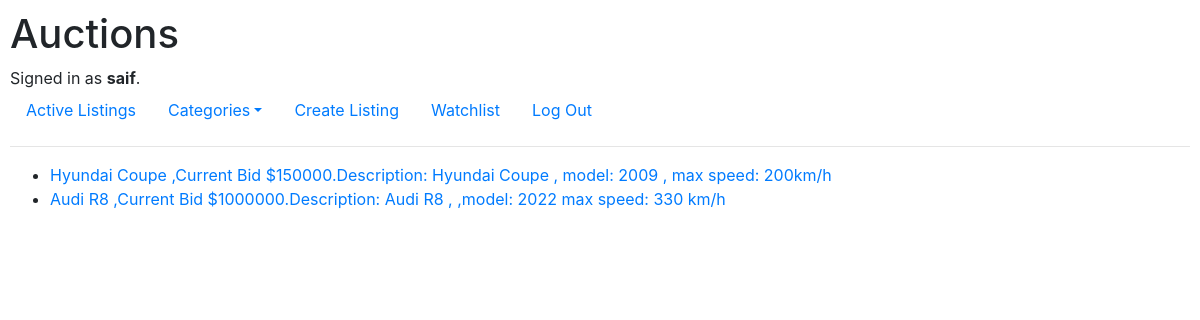
Screenshot of /categories/Cars (signed in) with the database file from the repository.
### auctions/models.py (models this page shows)
class User(AbstractUser):
    watchlist = models.ManyToManyField(
        "Auctions", blank=True, related_name="user_watch")

class Auctions(models.Model):
    category = models.CharField(
        max_length=12,
        choices=CATEGORY_CHOICES,
        default=CATEGORY_CHOICES[0],
    )
    name = models.CharField(max_length=64)
    description = models.CharField(max_length=200)
    startbid = models.IntegerField()
    img = models.ImageField(upload_to="images", blank=True)
    user = models.ForeignKey(
        User, on_delete=models.CASCADE, related_name="user_auction")
    active = models.BooleanField(default=True)
    def __str__(self):
        return f"{self.name} ,Current Bid ${self.startbid}.Description: {self.description}"

### auctions/views.py (the view)
# urls.py: path("categories/<str:category>", views.categories, name="category"),
def categories(request, category):
    items = Auctions.objects.all()
    if [item for item in CATEGORY_CHOICES if category in item]:
        return render(request, "auctions/category.html", {
            "category": category,
            "items": items
        })
    else:
        return render(request, "auctions/error.html", {
            "message": "No category found"
        })

### auctions/templates/auctions/category.html (shortened to what this page needs)
{% extends "auctions/layout.html" %}
{% block body %}
    <ul>
    {% for item in items %}
        {% if item.category == category %}
            <li><a href="{% url "item" item.id %}">{{item}}</a></li>
        {% endif %}
    {% endfor %}
    </ul>
{% endblock %}

### auctions/templates/auctions/layout.html (shortened to what this page needs)
{% load static %}
<!DOCTYPE html>
<html lang="en">
    <head>
        <link rel="stylesheet" href="https://stackpath.bootstrapcdn.com/bootstrap/4.4.1/css/bootstrap.min.css">
        <link href="{% static 'auctions/styles.css' %}" rel="stylesheet">
    </head>
    <body>
        <h1>Auctions</h1>
        <div>
            {% if user.is_authenticated %}
                Signed in as <strong>{{ user.username }}</strong>.
            {% else %}
                Not signed in.
            {% endif %}
        </div>
        <ul class="nav">
            <li class="nav-item">
                <a class="nav-link" href="{% url 'index' %}">Active Listings</a>
            </li>
            <li class="nav-item dropdown">
                <a class="nav-link dropdown-toggle" data-toggle="dropdown" href="#" role="button" aria-haspopup="true" aria-expanded="false">Categories</a>
            </li>
            <li class="nav-item">
                <a class="nav-link" href="{% url 'createlisting' %}">Create Listing</a>
            </li>
            <li class="nav-item">
                <a class="nav-link" href="{% url 'watch' %}">Watchlist</a>
            </li>
            {% if user.is_authenticated %}
                <li class="nav-item">
                    <a class="nav-link" href="{% url 'logout' %}">Log Out</a>
                </li>
            {% endif %}
        </ul>
        <hr>
        {% block body %}
        {% endblock %}
    </body>
</html>

### auctions/static/auctions/styles.css (style rules this page uses)
body { padding: 10px; }

### rows the page displays
User: username "saif"
Auctions: name+startbid+description "Hyundai Coupe ,Current Bid $150000.Description: Hyundai Coupe , model: 2009 , max speed: 200km/h"
Auctions: name+startbid+description "Audi R8 ,Current Bid $1000000.Description: Audi R8 , ,model: 2022 max speed: 330 km/h"
